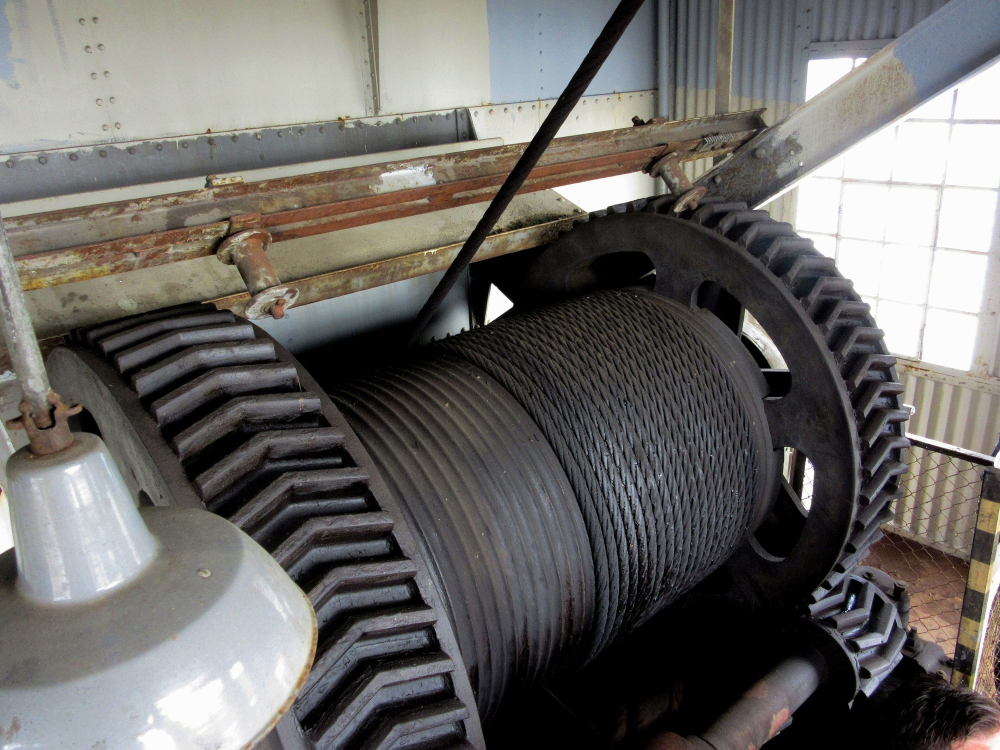
#> input picture imak-irc-video/assets/photos/hoist_drum_03_rope_drum_big_gear.jpg, 2000 x 1500 px (shown at 1/2 size)
$ python make_card.py ../../imak-irc-video/assets/photos/hoist_drum_03_rope_drum_big_gear.jpg out.png
#> lines starting #> are read from the running program, lines starting #| are printed output that depends on the picture; after the words box and inside, x2 and y2 are one past the last pixel; in counts of white or black regions, pixels touching at a corner belong together
# Build the corner logo card: i.Mak logo on a white rounded card with a soft shadow.
import sys
from PIL import Image, ImageDraw, ImageFilter
W = 330  # card width in px for a 1080-wide video
logo = Image.open(sys.argv[1]).convert('RGBA')
lw = W - 44
logo = logo.resize((lw, round(logo.height * lw / logo.width)), Image.LANCZOS)
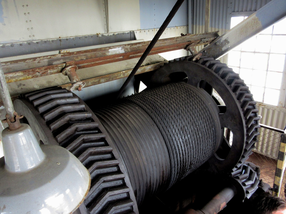
#> logo: PIL image 286x214 RGBA; mean R, G, B, A 107.8, 105.5, 102.8, 255
H = logo.height + 36
#> H = 250
pad = 16
card = Image.new('RGBA', (W + 2 * pad, H + 2 * pad), (0, 0, 0, 0))
#> card: PIL image 362x282 RGBA; every value is 0
sh = Image.new('L', card.size, 0)
#> sh: PIL image 362x282 L; every value is 0
ImageDraw.Draw(sh).rounded_rectangle((pad, pad + 4, pad + W, pad + H + 4), 22, fill=110)
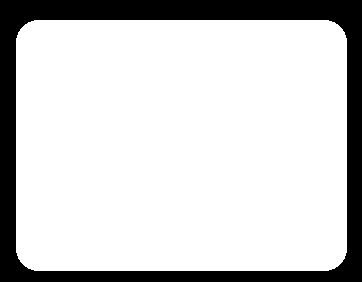
#> sh: PIL image 362x282 L; values 0 (black) and 110 (white), 81% white; 1 black region, box (x1, y1, x2, y2) and area: (0, 0, 362, 282) 19447
card.putalpha(sh.filter(ImageFilter.GaussianBlur(8)))
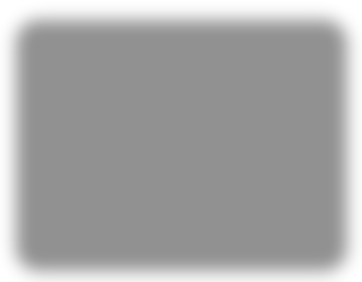
#> card: PIL image 362x282 RGBA; mean R, G, B, A 0, 0, 0, 88.9; transparent parts drawn white
card = Image.composite(Image.new('RGBA', card.size, (0, 0, 0, 255)), Image.new('RGBA', card.size, (0, 0, 0, 0)), card.split()[3])
ImageDraw.Draw(card).rounded_rectangle((pad, pad, pad + W, pad + H), 22, fill=(255, 255, 255, 240))
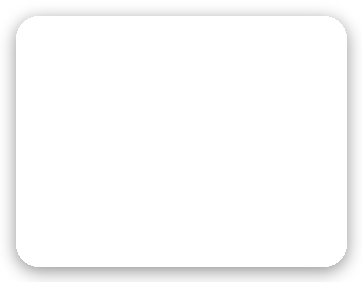
#> card: PIL image 362x282 RGBA; mean R, G, B, A 206.4, 206.4, 206.4, 198.4; transparent parts drawn white
card.alpha_composite(logo, (pad + 22, pad + 18))
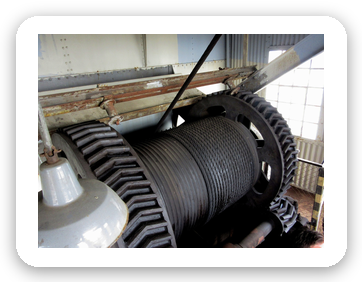
#> card: PIL image 362x282 RGBA; mean R, G, B, A 118.2, 116.8, 115.2, 207.4; transparent parts drawn white
card.save(sys.argv[2])
print(card.size)
#| (362, 282)

$ run again, on imak-irc-video/assets/photos/imak_other_01_IRS_steel_plant_crane_bg.jpg
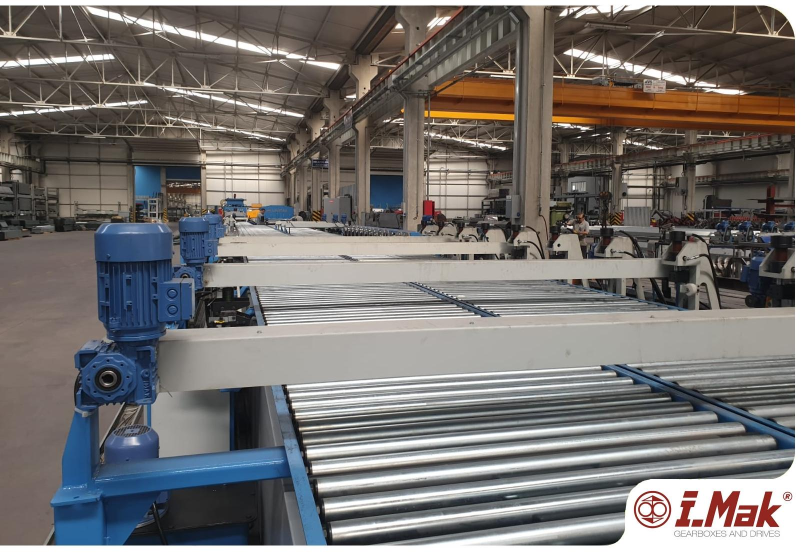
#> input picture imak-irc-video/assets/photos/imak_other_01_IRS_steel_plant_crane_bg.jpg, 1609 x 1107 px (shown at 1/2 size)
#> `ImageDraw.Draw(sh).rounded_rectangle((pad, pad + 4, pad + W, pad + H +..`:
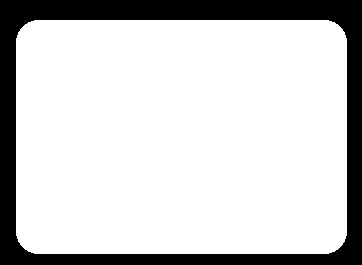
#> sh: PIL image 362x265 L; values 0 (black) and 110 (white), 80.3% white; 1 black region, box (x1, y1, x2, y2) and area: (0, 0, 362, 265) 18920
#> `card.alpha_composite(logo, (pad + 22, pad + 18))`:
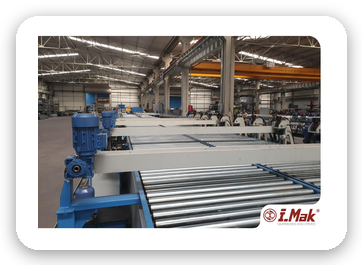
#> card: PIL image 362x265 RGBA; mean R, G, B, A 124.1, 122, 120.9, 205.7; transparent parts drawn white
#| (362, 265)

$ run again, on imak-irc-video/assets/photos/overhead_01_new_bridge_crane_install_portrait.jpg
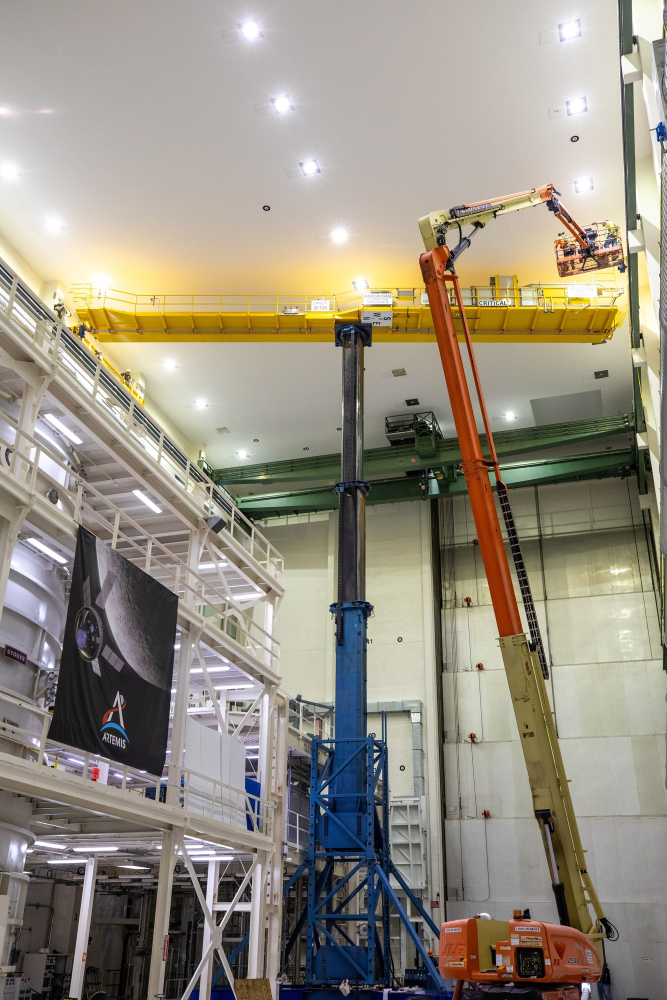
#> input picture imak-irc-video/assets/photos/overhead_01_new_bridge_crane_install_portrait.jpg, 1333 x 2000 px (shown at 1/2 size)
#> `ImageDraw.Draw(sh).rounded_rectangle((pad, pad + 4, pad + W, pad + H +..`:
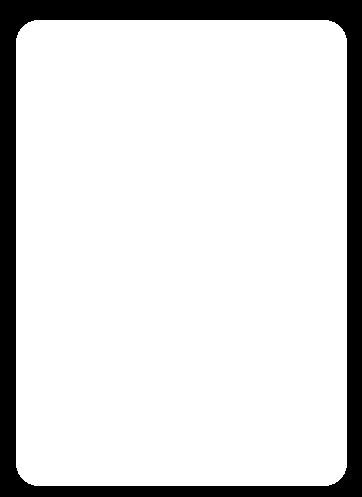
#> sh: PIL image 362x497 L; values 0 (black) and 110 (white), 85.5% white; 1 black region, box (x1, y1, x2, y2) and area: (0, 0, 362, 497) 26112
#> `card.alpha_composite(logo, (pad + 22, pad + 18))`:
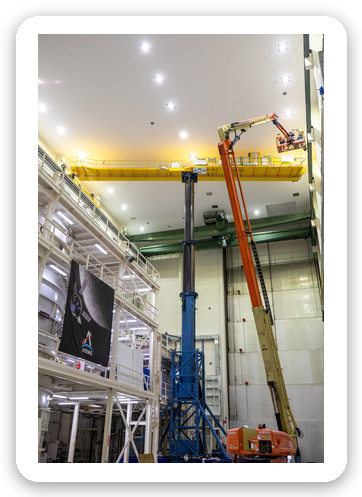
#> card: PIL image 362x497 RGBA; mean R, G, B, A 146.4, 141.7, 132.4, 218.6; transparent parts drawn white
#| (362, 497)
